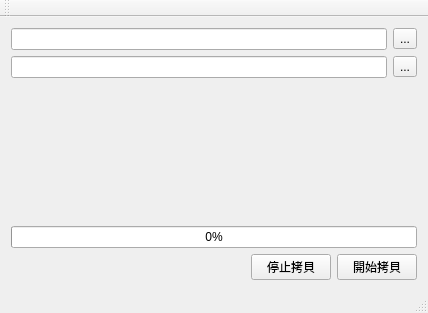
<?xml version="1.0" encoding="UTF-8"?>
<ui version="4.0">
 <class>MainWindow</class>
 <widget class="QMainWindow" name="MainWindow">
  <property name="geometry">
   <rect>
    <x>0</x>
    <y>0</y>
    <width>428</width>
    <height>313</height>
   </rect>
  </property>
  <property name="windowTitle">
   <string>Copy Master</string>
  </property>
  <widget class="QWidget" name="centralWidget">
   <layout class="QVBoxLayout" name="verticalLayout">
    <item>
     <layout class="QGridLayout" name="gridLayout">
      <item row="0" column="0">
       <widget class="QLineEdit" name="originFile"/>
      </item>
      <item row="1" column="0">
       <widget class="QLineEdit" name="targetLocation"/>
      </item>
      <item row="0" column="1">
       <widget class="QToolButton" name="browseOrigin">
        <property name="text">
         <string>...</string>
        </property>
       </widget>
      </item>
      <item row="1" column="1">
       <widget class="QToolButton" name="browseTarget">
        <property name="text">
         <string>...</string>
        </property>
       </widget>
      </item>
     </layout>
    </item>
    <item>
     <spacer name="verticalSpacer">
      <property name="orientation">
       <enum>Qt::Vertical</enum>
      </property>
      <property name="sizeHint" stdset="0">
       <size>
        <width>20</width>
        <height>40</height>
       </size>
      </property>
     </spacer>
    </item>
    <item>
     <layout class="QHBoxLayout" name="horizontalLayout">
      <item>
       <widget class="QProgressBar" name="copyProgress">
        <property name="value">
         <number>0</number>
        </property>
       </widget>
      </item>
     </layout>
    </item>
    <item>
     <layout class="QHBoxLayout" name="horizontalLayout_2">
      <item>
       <spacer name="horizontalSpacer">
        <property name="orientation">
         <enum>Qt::Horizontal</enum>
        </property>
        <property name="sizeHint" stdset="0">
         <size>
          <width>40</width>
          <height>20</height>
         </size>
        </property>
       </spacer>
      </item>
      <item>
       <widget class="QPushButton" name="stopCopy">
        <property name="text">
         <string>停止拷貝</string>
        </property>
       </widget>
      </item>
      <item>
       <widget class="QPushButton" name="startCopy">
        <property name="text">
         <string>開始拷貝</string>
        </property>
       </widget>
      </item>
     </layout>
    </item>
   </layout>
  </widget>
  <widget class="QMenuBar" name="menuBar">
   <property name="geometry">
    <rect>
     <x>0</x>
     <y>0</y>
     <width>428</width>
     <height>20</height>
    </rect>
   </property>
  </widget>
  <widget class="QToolBar" name="mainToolBar">
   <attribute name="toolBarArea">
    <enum>TopToolBarArea</enum>
   </attribute>
   <attribute name="toolBarBreak">
    <bool>false</bool>
   </attribute>
  </widget>
  <widget class="QStatusBar" name="statusBar"/>
 </widget>
 <layoutdefault spacing="6" margin="11"/>
 <resources/>
 <connections/>
</ui>
